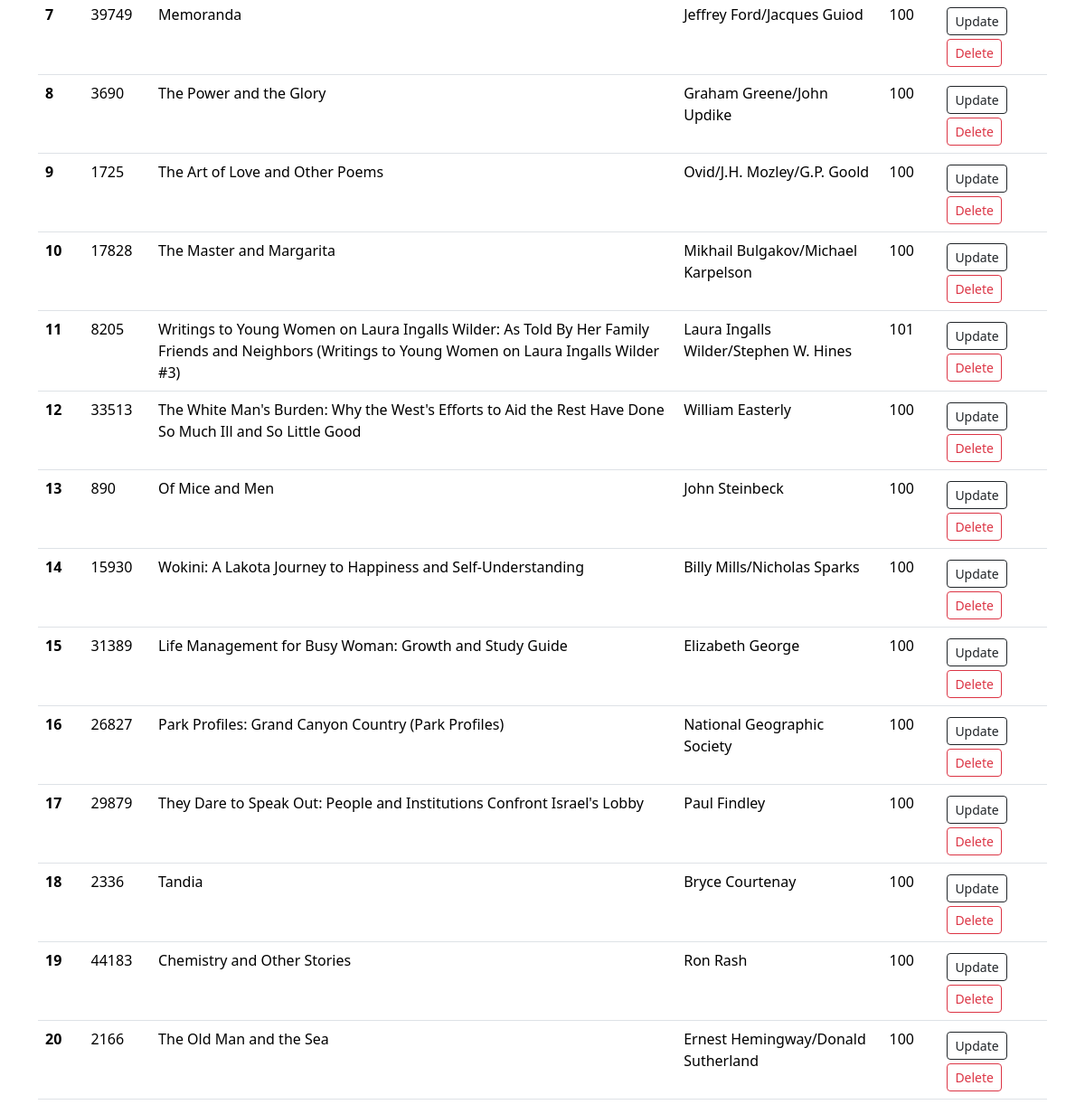
Before: /books (lower part) with the older database file.
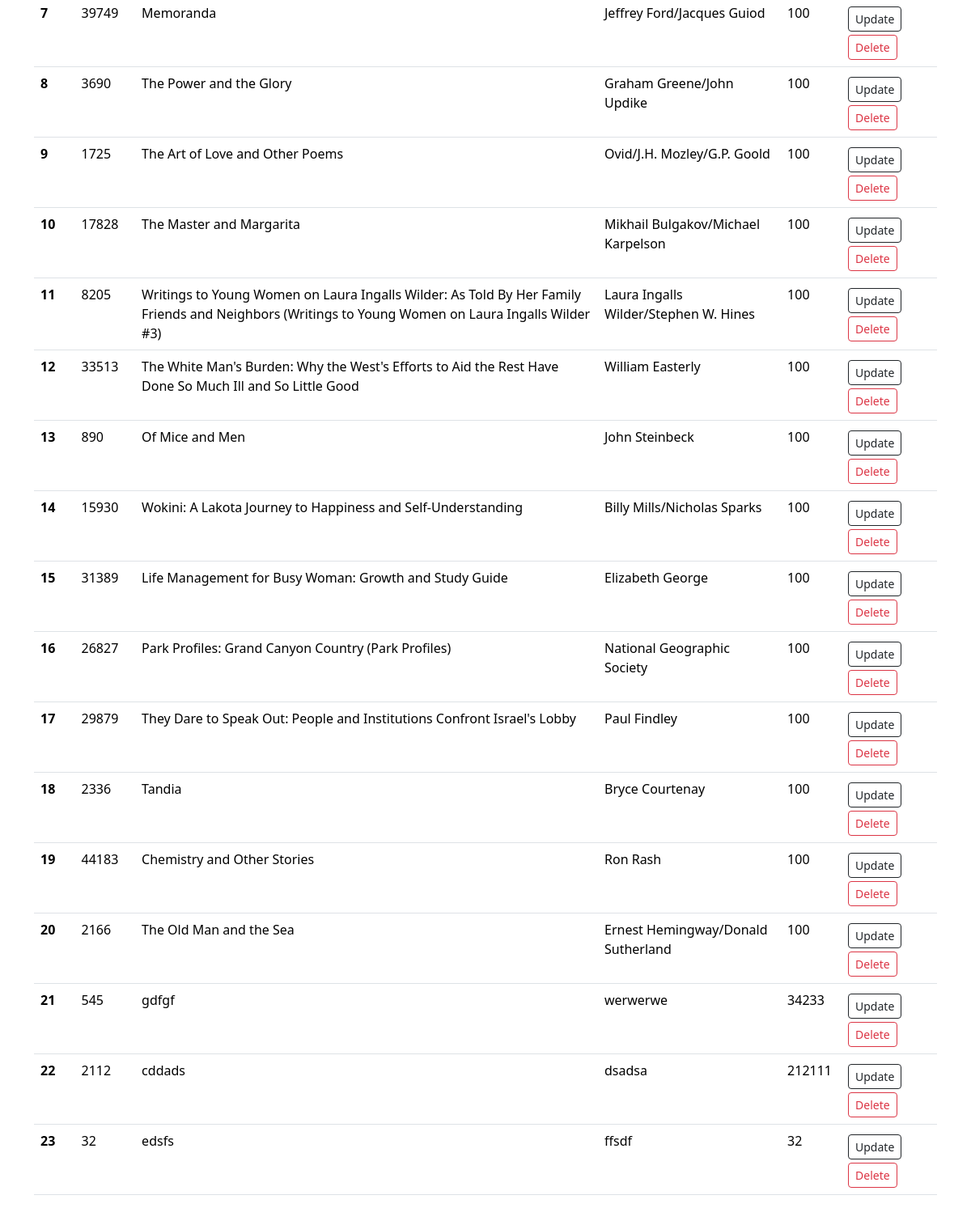
After: the same page with the newer database file.
### app.py (models this page shows)
class Books(db.Model):
    sno = db.Column(db.Integer, primary_key=True)
    bookid = db.Column(db.Integer, nullable=False,unique=True)
    title = db.Column(db.String(200), nullable=False)
    author = db.Column(db.String(500), nullable=False)
    stock = db.Column(db.Integer, nullable=False,default=100)

### app.py (the view, shortened to what this page needs)
@app.route('/<string:table>',methods=['GET','POST'])
def view(table):
    record_class=globals().get(table.capitalize())
    if record_class is None:
        return redirect('/')
    else:
        allrecords=record_class.query.all()
        return render_template(f'{table}.html',allrecords=allrecords)

### templates/books.html (shortened to what this page needs)
{% extends 'base.html' %}
{% block body %}
<div class="my-3 container">
  <table class="table">
      <tbody class="table-group-divider">
        {% for records in allrecords  %}
        <tr>
          <th scope="row">{{loop.index}}</th>
          <td>{{records.bookid}}</td>
          <td>{{records.title}}</td>
          <td>{{records.author}}</td>
          <td>{{records.stock}}</td>
          <td>
            <a href="/updaterecord/books/{{records.sno}}" type="button" class="btn btn-outline-dark btn-sm mx-1 my-1">Update</a>
            <a href="/deleterecord/books/{{records.sno}}" type="button" class="btn btn-outline-danger btn-sm mx-1">Delete</a>
          </td>
        </tr>
        {% endfor %}
      </tbody>
    </table>
</div>
{% endblock body %}

Changed rows visible on the page:
changed Books "Laura Ingalls Wilder/Stephen W. Hines": stock "101" → "100"
added Books: bookid "545", title "gdfgf", author "werwerwe", stock "34233"
added Books: bookid "2112", title "cddads", author "dsadsa", stock "212111"
added Books: bookid "32", title "edsfs", author "ffsdf", stock "32"
